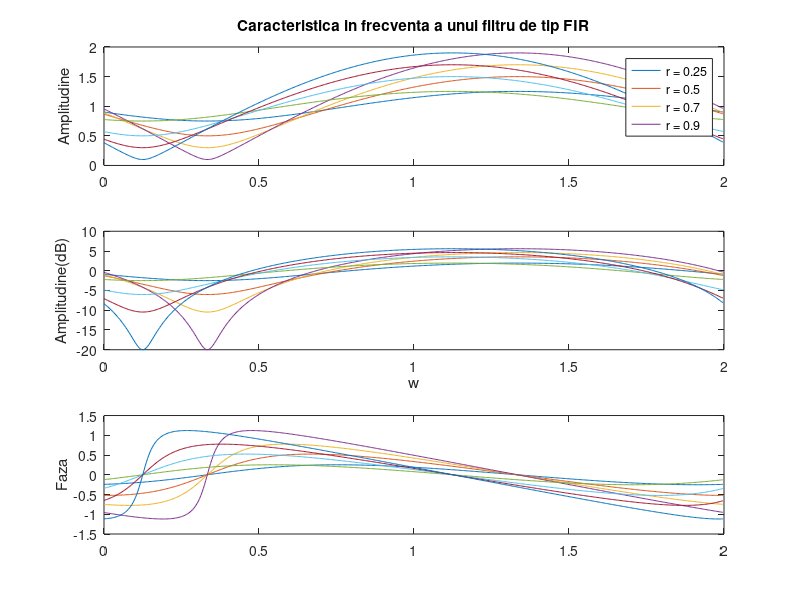
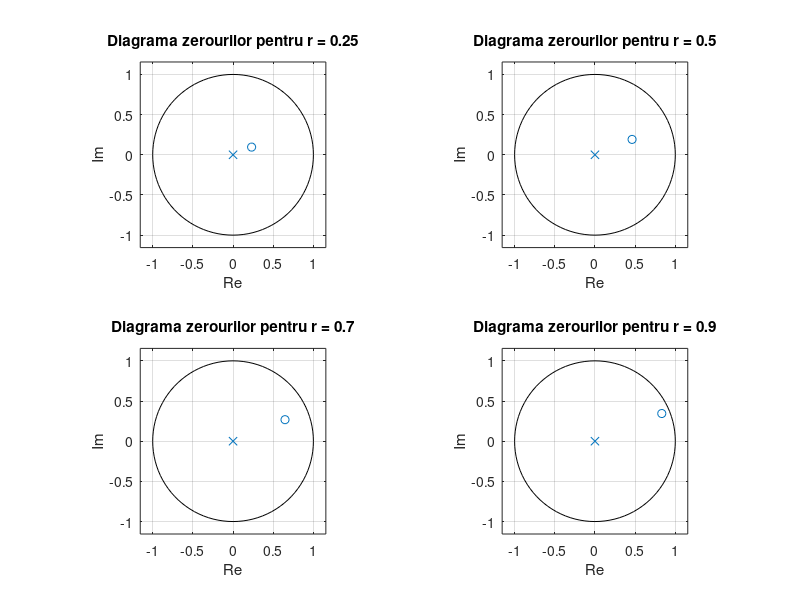

Write the MATLAB code that produced these figures, in order.
%% Subpunctul_a____________________________________________________________
clear all
close all
clc
% r se plimba intre 0 si 1 (origine si raza cercului unitate)
% r - mic => polii si zerourile o sa fie mai apropiati de origine
% r - mare => polii si zerourile o sa fie mai apropiati de cercul unitate


teta          = pi/3;                   % valoare fixata
w             = -pi:0.01:pi;

% r = 0.25_________________________________________________________________
r1            = 0.25;
b1            = [1 -r1*exp(1i*teta)];    % coeficientii numaratorului lui H 
                                        % conform formulei 3.7
[H, w]       = freqz(b1, 1);

figure(1)
subplot(3,1,1)
plot(w/pi, abs(H))
title('Caracteristica in frecventa a unui filtru de tip FIR')
ylabel('Amplitudine')
hold on

subplot(3,1,2)
plot(w/pi, 20*log10(abs(H)));
ylabel('Amplitudine(dB)')
xlabel('w')
hold on

subplot(3,1,3)
plot(w/pi, angle(H));
hold on

% r = 0.5__________________________________________________________________
r2            = 0.5;
b2            = [1 -r2*exp(1i*teta)];    % coeficientii numaratorului lui H 
                                        % conform formulei 3.7
[H, w]       = freqz(b2, 1);

subplot(3,1,1)
plot(w/pi, abs(H))
title('Caracteristica in frecventa a unui filtru de tip FIR')
ylabel('Amplitudine')
hold on

subplot(3,1,2)
plot(w/pi, 20*log10(abs(H)));
ylabel('Amplitudine(dB)')
xlabel('w')
hold on

subplot(3,1,3)
plot(w/pi, angle(H));
hold on

% r = 0.7__________________________________________________________________
r3            = 0.7;
b3            = [1 -r3*exp(1i*teta)];    % coeficientii numaratorului lui H 
                                        % conform formulei 3.7
[H, w]       = freqz(b3, 1);

subplot(3,1,1)
plot(w/pi, abs(H))
title('Caracteristica in frecventa a unui filtru de tip FIR')
ylabel('Amplitudine')
hold on

subplot(3,1,2)
plot(w/pi, 20*log10(abs(H)));
ylabel('Amplitudine(dB)')
xlabel('w')
hold on

subplot(3,1,3)
plot(w/pi, angle(H));
hold on

% r = 0.9__________________________________________________________________
r4            = 0.9;
b4            = [1 -r4*exp(1i*teta)];    % coeficientii numaratorului lui H 
                                        % conform formulei 3.7
[H, w]       = freqz(b4, 1);

subplot(3,1,1)
plot(w/pi, abs(H))
title('Caracteristica in frecventa a unui filtru de tip FIR')
ylabel('Amplitudine')
hold on
legend('r = 0.25','r = 0.5','r = 0.7','r = 0.9')

subplot(3,1,2)
plot(w/pi, 20*log10(abs(H)));
ylabel('Amplitudine(dB)')
xlabel('w')
hold on

subplot(3,1,3)
plot(w/pi, angle(H));
ylabel('Faza')
hold on

% Diagrama zerourilor______________________________________________________

figure(2)
% r = 0.25_________________________________________________________________
subplot(2,2,1)
zplane(b1, 1)
xlabel('Re')                % partea reala
ylabel('Im')                % partea imaginara
title('Diagrama zerourilor pentru r = 0.25')

% r = 0.5__________________________________________________________________
subplot(2,2,2)
zplane(b2, 1)
xlabel('Re')                % partea reala
ylabel('Im')                % partea imaginara
title('Diagrama zerourilor pentru r = 0.5')

% r = 0.7_________________________________________________________________
subplot(2,2,3)
zplane(b3, 1)
xlabel('Re')                % partea reala
ylabel('Im')                % partea imaginara
title('Diagrama zerourilor pentru r = 0.7')

% r = 0.9__________________________________________________________________
subplot(2,2,4)
zplane(b4, 1)
xlabel('Re')                % partea reala
ylabel('Im')                % partea imaginara
title('Diagrama zerourilor pentru r = 0.9')

%% Subpunctul_b____________________________________________________________
clear all
close all
clc

teta          = pi/8;                   % valoare fixata
w             = -pi:0.01:pi;

% r = 0.25_________________________________________________________________
r1            = 0.25;
b1            = [1 -r1*exp(1i*teta)];    % coeficientii numaratorului lui H 
                                        % conform formulei 3.7
[H, w]       = freqz(b1, 1);

figure(1)
subplot(3,1,1)
plot(w/pi, abs(H))
title('Caracteristica in frecventa a unui filtru de tip FIR')
ylabel('Amplitudine')
hold on

subplot(3,1,2)
plot(w/pi, 20*log10(abs(H)));
ylabel('Amplitudine(dB)')
xlabel('w')
hold on

subplot(3,1,3)
plot(w/pi, angle(H));
hold on

% r = 0.5__________________________________________________________________
r2            = 0.5;
b2            = [1 -r2*exp(1i*teta)];    % coeficientii numaratorului lui H 
                                        % conform formulei 3.7
[H, w]       = freqz(b2, 1);

subplot(3,1,1)
plot(w/pi, abs(H))
title('Caracteristica in frecventa a unui filtru de tip FIR')
ylabel('Amplitudine')
hold on

subplot(3,1,2)
plot(w/pi, 20*log10(abs(H)));
ylabel('Amplitudine(dB)')
xlabel('w')
hold on

subplot(3,1,3)
plot(w/pi, angle(H));
hold on

% r = 0.3__________________________________________________________________
r3            = 0.7;
b3            = [1 -r3*exp(1i*teta)];    % coeficientii numaratorului lui H 
                                        % conform formulei 3.7
[H, w]       = freqz(b3, 1);

subplot(3,1,1)
plot(w/pi, abs(H))
title('Caracteristica in frecventa a unui filtru de tip FIR')
ylabel('Amplitudine')
hold on

subplot(3,1,2)
plot(w/pi, 20*log10(abs(H)));
ylabel('Amplitudine(dB)')
xlabel('w')
hold on

subplot(3,1,3)
plot(w/pi, angle(H));
hold on

% r = 0.5__________________________________________________________________
r4            = 0.9;
b4            = [1 -r4*exp(1i*teta)];    % coeficientii numaratorului lui H 
                                        % conform formulei 3.7
[H, w]       = freqz(b4, 1);

subplot(3,1,1)
plot(w/pi, abs(H))
title('Caracteristica in frecventa a unui filtru de tip FIR')
ylabel('Amplitudine')
hold on
legend('r = 0.25','r = 0.5','r = 0.7','r = 0.9')

subplot(3,1,2)
plot(w/pi, 20*log10(abs(H)));
ylabel('Amplitudine(dB)')
xlabel('w')
hold on

subplot(3,1,3)
plot(w/pi, angle(H));
ylabel('Faza')
hold on

% Diagrama zerourilor______________________________________________________

figure(2)
% r = 0.25_________________________________________________________________
subplot(2,2,1)
zplane(b1, 1)
xlabel('Re')                % partea reala
ylabel('Im')                % partea imaginara
title('Diagrama zerourilor pentru r = 0.25')

% r = 0.5__________________________________________________________________
subplot(2,2,2)
zplane(b2, 1)
xlabel('Re')                % partea reala
ylabel('Im')                % partea imaginara
title('Diagrama zerourilor pentru r = 0.5')

% r = 0.7_________________________________________________________________
subplot(2,2,3)
zplane(b3, 1)
xlabel('Re')                % partea reala
ylabel('Im')                % partea imaginara
title('Diagrama zerourilor pentru r = 0.7')

% r = 0.9__________________________________________________________________
subplot(2,2,4)
zplane(b4, 1)
xlabel('Re')                % partea reala
ylabel('Im')                % partea imaginara
title('Diagrama zerourilor pentru r = 0.9')
